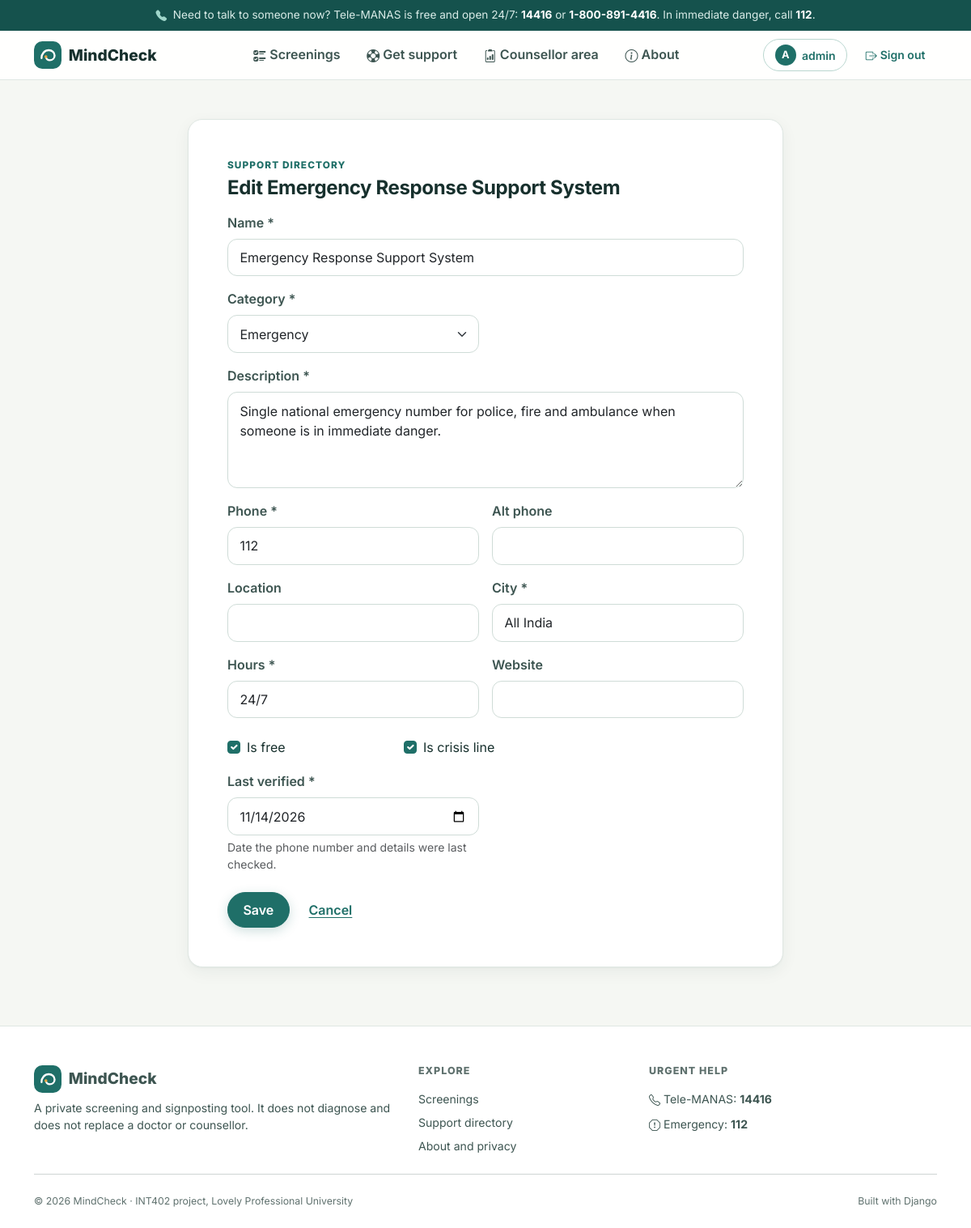
Screenshot of /resources/2/edit/ (signed in) with the database file from the repository.
### resources/models.py (models this page shows, shortened)
class Resource(models.Model):
    name = models.CharField(max_length=120)
    category = models.ForeignKey(ResourceCategory, on_delete=models.PROTECT, related_name="resources")
    description = models.TextField()
    phone = models.CharField(max_length=20, validators=[phone_validator])
    alt_phone = models.CharField(max_length=20, blank=True, validators=[phone_validator])
    location = models.CharField(max_length=150, blank=True)
    city = models.CharField(max_length=60, default="All India")
    hours = models.CharField(max_length=80, default="24/7")
    website = models.URLField(blank=True)
    is_free = models.BooleanField(default=True)
    is_crisis_line = models.BooleanField(
        default=False, help_text="Shown on the crisis support screen and high-band results."
    )
    last_verified = models.DateField(help_text="Date the phone number and details were last checked.")
    created_by = models.ForeignKey(
        settings.AUTH_USER_MODEL, on_delete=models.SET_NULL, null=True, blank=True,
        related_name="resources_added",
    )
    updated_at = models.DateTimeField(auto_now=True)
    class Meta:
        ordering = ["-is_crisis_line", "name"]
        constraints = [
            models.UniqueConstraint(fields=["name", "city"], name="unique_resource_name_per_city"),
        ]
    def get_absolute_url(self):
        return reverse("resources:detail", kwargs={"pk": self.pk})

### resources/views.py (the view)
# urls.py: path("<int:pk>/edit/", views.resource_update, name="update"),
@counsellor_required
@require_http_methods(["GET", "POST"])
def resource_update(request, pk):
    resource = get_object_or_404(Resource, pk=pk)
    form = ResourceForm(request.POST or None, instance=resource)
    if request.method == "POST" and form.is_valid():
        form.save()
        messages.success(request, f"'{resource.name}' was updated.")
        return redirect(resource)
    return render(request, "resources/form.html", {"form": form, "title": f"Edit {resource.name}", "resource": resource})

### resources/forms.py (shortened to what this page needs)
class ResourceForm(forms.ModelForm):
    class Meta:
        model = Resource
        fields = [
            "name", "category", "description", "phone", "alt_phone", "location",
            "city", "hours", "website", "is_free", "is_crisis_line", "last_verified",
        ]
        widgets = {
            "description": forms.Textarea(attrs={"rows": 4}),
            "last_verified": forms.DateInput(attrs={"type": "date"}),
        }
    def __init__(self, *args, **kwargs):
        super().__init__(*args, **kwargs)
        for name, field in self.fields.items():
            if isinstance(field.widget, forms.CheckboxInput):
                field.widget.attrs["class"] = "form-check-input"
            elif isinstance(field.widget, forms.Select):
                field.widget.attrs["class"] = "form-select"
            else:
                field.widget.attrs["class"] = "form-control"

### accounts/models.py (called while the page is built)
    @property
    def is_counsellor(self):
        return self.role == self.Role.COUNSELLOR

### resources/models.py (called while the page is built)
    def __str__(self):
        return self.name

### screening/context_processors.py (called while the page is built)
def site_context(request):
    user = request.user
    is_counsellor = bool(
        user.is_authenticated and hasattr(user, "profile") and user.profile.is_counsellor
    )
    return {
        "SITE_NAME": "MindCheck",
        "HELPLINE_NAME": "Tele-MANAS",
        "HELPLINE_NUMBER": "14416",
        "HELPLINE_ALT": "1-800-891-4416",
        "is_counsellor": is_counsellor,
    }

### screening/permissions.py (called while the page is built)
def counsellor_required(view_func):
    @wraps(view_func)
    @login_required
    def wrapper(request, *args, **kwargs):
        profile = getattr(request.user, "profile", None)
        if not (profile and profile.is_counsellor):
            raise PermissionDenied("Only counsellors can open this page.")
        return view_func(request, *args, **kwargs)
    return wrapper

### templates/resources/form.html (shortened to what this page needs)
{% extends "base.html" %}
{% block content %}
<div class="row justify-content-center">
  <div class="col-lg-8">
    <div class="mc-card p-lg-5">
      <p class="eyebrow mb-1">Support directory</p>
      <h1 class="h4 fw-bold mb-3">{{ title }}</h1>
      <form method="post" novalidate>
        <div class="row g-3">
          {% for field in form %}
            {% if field.field.widget.input_type == "checkbox" %}
              <div class="col-md-4">
                <div class="form-check mt-2">{{ field }}
                  <label class="form-check-label" for="{{ field.id_for_label }}">{{ field.label }}</label></div>
              </div>
            {% else %}
              <div class="{% if field.name == 'description' or field.name == 'name' %}col-12{% else %}col-md-6{% endif %}">
                <label class="form-label fw-semibold" for="{{ field.id_for_label }}">{{ field.label }}{% if field.field.required %} *{% endif %}</label>
                {{ field }}
                {% if field.help_text %}<div class="form-text">{{ field.help_text }}</div>{% endif %}
              </div>
            {% endif %}
          {% endfor %}
        </div>
        <div class="mt-4">
          <button type="submit" class="btn btn-primary">Save</button>
          <a href="{% if resource %}{{ resource.get_absolute_url }}{% else %}{% url 'resources:list' %}{% endif %}" class="btn btn-link">Cancel</a>
        </div>
      </form>
    </div>
  </div>
</div>
{% endblock %}

### templates/base.html (shortened to what this page needs)
{% load static %}<!DOCTYPE html>
<html lang="en">
<head>
  <link rel="stylesheet" href="{% static 'vendor/bootstrap/bootstrap.min.css' %}">
  <link rel="stylesheet" href="{% static 'vendor/bootstrap-icons/bootstrap-icons.min.css' %}">
  <link rel="stylesheet" href="{% static 'css/style.css' %}">
</head>
<body>
  <div class="helpline-strip py-2 no-print">
    <div class="container text-center">
      <i class="bi bi-telephone-fill me-1"></i>
      Need to talk to someone now? {{ HELPLINE_NAME }} is free and open 24/7:
      <a href="tel:{{ HELPLINE_NUMBER }}">{{ HELPLINE_NUMBER }}</a> or <a href="tel:{{ HELPLINE_ALT|cut:'-' }}">{{ HELPLINE_ALT }}</a>.
      <span class="d-none d-md-inline">In immediate danger, call <a href="tel:112">112</a>.</span>
    </div>
  </div>
  {% with url_name=request.resolver_match.url_name %}
  <nav class="navbar navbar-expand-lg mc-nav py-2">
    <div class="container">
      <a class="navbar-brand mc-brand" href="{% url 'home' %}">{% include "partials/logo.html" %}{{ SITE_NAME }}</a>
      <div class="collapse navbar-collapse" id="mainNav">
        <ul class="navbar-nav mx-lg-auto gap-lg-1 mb-2 mb-lg-0">
          <li class="nav-item"><a class="nav-link {% if url_name == 'tools' or url_name == 'take' %}active{% endif %}" href="{% url 'screening:tools' %}"><i class="bi bi-ui-checks me-1"></i>Screenings</a></li>
          <li class="nav-item"><a class="nav-link " href="{% url 'resources:list' %}"><i class="bi bi-life-preserver me-1"></i>Get support</a></li>
          {% if is_counsellor %}
            <li class="nav-item"><a class="nav-link {% if url_name == 'counsellor' %}active{% endif %}" href="{% url 'screening:counsellor' %}"><i class="bi bi-clipboard2-data me-1"></i>Counsellor area</a></li>
          {% endif %}
          <li class="nav-item"><a class="nav-link {% if url_name == 'about' %}active{% endif %}" href="{% url 'about' %}"><i class="bi bi-info-circle me-1"></i>About</a></li>
        </ul>
        <div class="d-flex align-items-center gap-2">
          {% if user.is_authenticated %}
            <a class="btn btn-sm btn-outline-primary user-chip" href="{% url 'accounts:dashboard' %}">
              <span class="avatar">{{ user.first_name|default:user.username|first|upper }}</span>{{ user.first_name|default:user.username|truncatechars:16 }}
            </a>
            <form method="post" action="{% url 'accounts:logout' %}" class="m-0">
              <button type="submit" class="btn btn-sm btn-link text-decoration-none"><i class="bi bi-box-arrow-right me-1"></i>Sign out</button>
            </form>
          {% else %}
            <a class="btn btn-sm btn-link text-decoration-none" href="{% url 'accounts:login' %}">Sign in</a>
            <a class="btn btn-sm btn-primary" href="{% url 'accounts:register' %}">Create account</a>
          {% endif %}
        </div>
      </div>
    </div>
  </nav>
  {% endwith %}
  <main id="main" class="py-4 py-lg-5">
    <div class="container">
      {% block content %}{% endblock %}
    </div>
  </main>
  <footer class="mc-footer pt-5 pb-4 mt-4">
    <div class="container">
      <div class="row g-4">
        <div class="col-lg-5">
          <a class="mc-brand text-decoration-none mb-2" href="{% url 'home' %}">{% include "partials/logo.html" %}{{ SITE_NAME }}</a>
          <p class="mt-2 mb-0">A private screening and signposting tool. It does not diagnose and does not replace a doctor or counsellor.</p>
        </div>
        <div class="col-6 col-lg-3">
          <h6 class="mb-3">Explore</h6>
          <ul class="list-unstyled mb-0 d-grid gap-2">
            <li><a href="{% url 'screening:tools' %}">Screenings</a></li>
            <li><a href="{% url 'resources:list' %}">Support directory</a></li>
            <li><a href="{% url 'about' %}">About and privacy</a></li>
          </ul>
        </div>
        <div class="col-6 col-lg-4">
          <h6 class="mb-3">Urgent help</h6>
          <ul class="list-unstyled mb-0 d-grid gap-2">
            <li><i class="bi bi-telephone me-1"></i>{{ HELPLINE_NAME }}: <a href="tel:{{ HELPLINE_NUMBER }}" class="fw-bold">{{ HELPLINE_NUMBER }}</a></li>
            <li><i class="bi bi-exclamation-octagon me-1"></i>Emergency: <a href="tel:112" class="fw-bold">112</a></li>
          </ul>
        </div>
      </div>
      <hr class="my-4">
      <div class="d-flex flex-column flex-md-row justify-content-between gap-2 small mc-muted">
        <span>&copy; {% now "Y" %} MindCheck · INT402 project, Lovely Professional University</span>
        <span>Built with Django</span>
      </div>
    </div>
  </footer>
</body>
</html>

### static/css/style.css (style rules this page uses)
:root { --mc-ink: #17302d; --mc-ink-soft: #3d5551; --mc-muted: #5f716e; --mc-bg: #f5f7f3; --mc-surface: #ffffff; --mc-primary: #1f6f68; --mc-primary-dark: #15524d; --mc-primary-soft: #e2f0ec; --mc-primary-tint: #f0f7f4; --mc-accent: #e8a33d; --mc-accent-soft: #fdf3e2; --mc-border: #dfe7e3; --mc-low: #2f8456; --mc-mild: #a7801a; --mc-moderate: #c0632a; --mc-high: #b23d33; --mc-radius: 18px; --mc-radius-sm: 12px; --mc-shadow: 0 1px 2px rgba(23, 48, 45, .04), 0 6px 20px rgba(23, 48, 45, .06); --mc-shadow-lg: 0 2px 4px rgba(23, 48, 45, .05), 0 16px 40px rgba(23, 48, 45, .10); --bs-body-font-family: "Inter", "Segoe UI", system-ui, -apple-system, Roboto, Arial, sans-serif; }
body { background: var(--mc-bg); color: var(--mc-ink); font-family: var(--bs-body-font-family); font-feature-settings: "cv11", "ss01"; -webkit-font-smoothing: antialiased; min-height: 100vh; display: flex; flex-direction: column; }
main { flex: 1 0 auto; }
h1, h2, h3, h4, h5, h6, .h1, .h2, .h3, .h4, .h5, .h6 { color: var(--mc-ink); letter-spacing: -.015em; }
a { color: var(--mc-primary); text-underline-offset: 3px; }
.text-muted, .mc-muted { color: var(--mc-muted) !important; }
.bi { vertical-align: -.125em; }
.btn { border-radius: 999px; font-weight: 600; padding: .55rem 1.15rem; }
.btn-sm { padding: .35rem .85rem; }
.btn-primary { --bs-btn-bg: var(--mc-primary); --bs-btn-border-color: var(--mc-primary); --bs-btn-hover-bg: var(--mc-primary-dark); --bs-btn-hover-border-color: var(--mc-primary-dark); --bs-btn-active-bg: var(--mc-primary-dark); --bs-btn-active-border-color: var(--mc-primary-dark); --bs-btn-disabled-bg: var(--mc-primary); --bs-btn-disabled-border-color: var(--mc-primary); box-shadow: 0 4px 14px rgba(31, 111, 104, .22); }
.btn-outline-primary { --bs-btn-color: var(--mc-primary); --bs-btn-border-color: #b9d6cf; --bs-btn-hover-bg: var(--mc-primary-soft); --bs-btn-hover-color: var(--mc-primary-dark); --bs-btn-hover-border-color: var(--mc-primary); --bs-btn-active-bg: var(--mc-primary-soft); --bs-btn-active-color: var(--mc-primary-dark); background: var(--mc-surface); }
.btn-link { color: var(--mc-primary); font-weight: 600; }
.form-control, .form-select { border-radius: var(--mc-radius-sm); border-color: #cfdcd7; padding: .65rem .9rem; }
.form-check-input:checked { background-color: var(--mc-primary); border-color: var(--mc-primary); }
.form-label { color: var(--mc-ink-soft); }
.helpline-strip { background: var(--mc-primary-dark); color: #d9ece8; font-size: .85rem; }
.helpline-strip a { color: #fff; font-weight: 700; text-decoration: none; }
.helpline-strip .bi { color: #9fd6ca; }
.mc-nav { background: rgba(255, 255, 255, .92); backdrop-filter: saturate(160%) blur(8px); border-bottom: 1px solid var(--mc-border); position: sticky; top: 0; z-index: 1030; }
.mc-brand { display: flex; align-items: center; gap: .55rem; font-weight: 800; font-size: 1.2rem; color: var(--mc-ink); }
.mc-nav .nav-link { color: var(--mc-ink-soft); font-weight: 600; border-radius: 999px; padding: .45rem .9rem !important; }
.user-chip { display: inline-flex; align-items: center; gap: .45rem; }
.user-chip .avatar { width: 26px; height: 26px; border-radius: 50%; background: var(--mc-primary); color: #fff; display: inline-grid; place-items: center; font-size: .8rem; font-weight: 700; }
.mc-card { background: var(--mc-surface); border: 1px solid var(--mc-border); border-radius: var(--mc-radius); padding: 1.6rem; box-shadow: var(--mc-shadow); }
.eyebrow { text-transform: uppercase; letter-spacing: .09em; font-size: .74rem; font-weight: 800; color: var(--mc-primary); }
.mc-footer { background: var(--mc-surface); border-top: 1px solid var(--mc-border); font-size: .88rem; color: var(--mc-ink-soft); }
.mc-footer h6 { font-size: .78rem; text-transform: uppercase; letter-spacing: .08em; color: var(--mc-muted); font-weight: 800; }
.mc-footer a { text-decoration: none; color: var(--mc-ink-soft); }

### rows the page displays
Resource: form "Emergency Response Support System" "Emergency" "Single national emergency number for police, fire and ambulance when someone is in immediate danger." "112" "All India" "24/7" "11/14/2026", form "☑" "☑"

### other values shown
{{ HELPLINE_NAME }} "Tele-MANAS"
{{ HELPLINE_NUMBER }} "14416"
{{ HELPLINE_ALT }} "1-800-891-4416"
{{ SITE_NAME }} "MindCheck"
{{ user.first_name|default:user.username|first|upper }} "A"
{{ user.first_name|default:user.username|truncatechars:16 }} "admin"
{{ title }} "Edit Emergency Response Support System"
{{ field.label }} "Name" "Category" "Description" "Phone" "Alt phone" "Location" "City" "Hours" "Website" "Last verified"
{{ field.label }} "Is free" "Is crisis line"
{{ field.help_text }} "Date the phone number and details were last checked."
